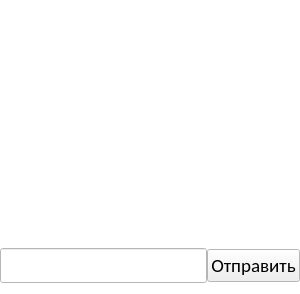
<?xml version="1.0" encoding="UTF-8"?>
<ui version="4.0">
 <class>MainWindow</class>
 <widget class="QMainWindow" name="MainWindow">
  <property name="windowModality">
   <enum>Qt::NonModal</enum>
  </property>
  <property name="geometry">
   <rect>
    <x>0</x>
    <y>0</y>
    <width>300</width>
    <height>294</height>
   </rect>
  </property>
  <property name="minimumSize">
   <size>
    <width>300</width>
    <height>200</height>
   </size>
  </property>
  <property name="palette">
   <palette>
    <active>
     <colorrole role="Base">
      <brush brushstyle="SolidPattern">
       <color alpha="255">
        <red>255</red>
        <green>255</green>
        <blue>255</blue>
       </color>
      </brush>
     </colorrole>
     <colorrole role="Window">
      <brush brushstyle="SolidPattern">
       <color alpha="255">
        <red>255</red>
        <green>255</green>
        <blue>255</blue>
       </color>
      </brush>
     </colorrole>
    </active>
    <inactive>
     <colorrole role="Base">
      <brush brushstyle="SolidPattern">
       <color alpha="255">
        <red>255</red>
        <green>255</green>
        <blue>255</blue>
       </color>
      </brush>
     </colorrole>
     <colorrole role="Window">
      <brush brushstyle="SolidPattern">
       <color alpha="255">
        <red>255</red>
        <green>255</green>
        <blue>255</blue>
       </color>
      </brush>
     </colorrole>
    </inactive>
    <disabled>
     <colorrole role="Base">
      <brush brushstyle="SolidPattern">
       <color alpha="255">
        <red>255</red>
        <green>255</green>
        <blue>255</blue>
       </color>
      </brush>
     </colorrole>
     <colorrole role="Window">
      <brush brushstyle="SolidPattern">
       <color alpha="255">
        <red>255</red>
        <green>255</green>
        <blue>255</blue>
       </color>
      </brush>
     </colorrole>
    </disabled>
   </palette>
  </property>
  <property name="font">
   <font>
    <family>MS Shell Dlg 2</family>
    <pointsize>16</pointsize>
   </font>
  </property>
  <property name="windowTitle">
   <string>MainWindow</string>
  </property>
  <widget class="QWidget" name="centralWidget">
   <layout class="QVBoxLayout" name="verticalLayout">
    <property name="leftMargin">
     <number>0</number>
    </property>
    <property name="topMargin">
     <number>0</number>
    </property>
    <property name="rightMargin">
     <number>0</number>
    </property>
    <item>
     <widget class="QTextBrowser" name="mesgOut">
      <property name="font">
       <font>
        <family>Calibri Light</family>
        <pointsize>14</pointsize>
        <italic>false</italic>
       </font>
      </property>
      <property name="frameShape">
       <enum>QFrame::NoFrame</enum>
      </property>
      <property name="lineWidth">
       <number>0</number>
      </property>
     </widget>
    </item>
    <item>
     <layout class="QHBoxLayout" name="horizontalLayout">
      <property name="spacing">
       <number>0</number>
      </property>
      <item>
       <widget class="QLineEdit" name="lineMessege">
        <property name="font">
         <font>
          <family>Calibri Light</family>
          <pointsize>14</pointsize>
         </font>
        </property>
       </widget>
      </item>
      <item>
       <widget class="QPushButton" name="sendMSGButton">
        <property name="enabled">
         <bool>true</bool>
        </property>
        <property name="minimumSize">
         <size>
          <width>93</width>
          <height>31</height>
         </size>
        </property>
        <property name="font">
         <font>
          <family>Calibri</family>
          <pointsize>14</pointsize>
          <kerning>false</kerning>
         </font>
        </property>
        <property name="text">
         <string>Отправить</string>
        </property>
        <property name="autoRepeatDelay">
         <number>300</number>
        </property>
       </widget>
      </item>
     </layout>
    </item>
   </layout>
  </widget>
 </widget>
 <layoutdefault spacing="6" margin="11"/>
 <resources/>
 <connections/>
</ui>
